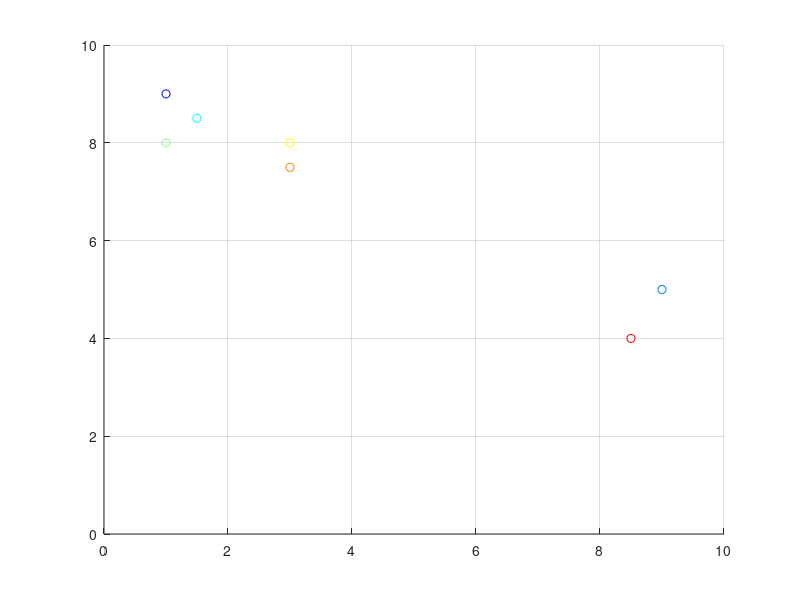
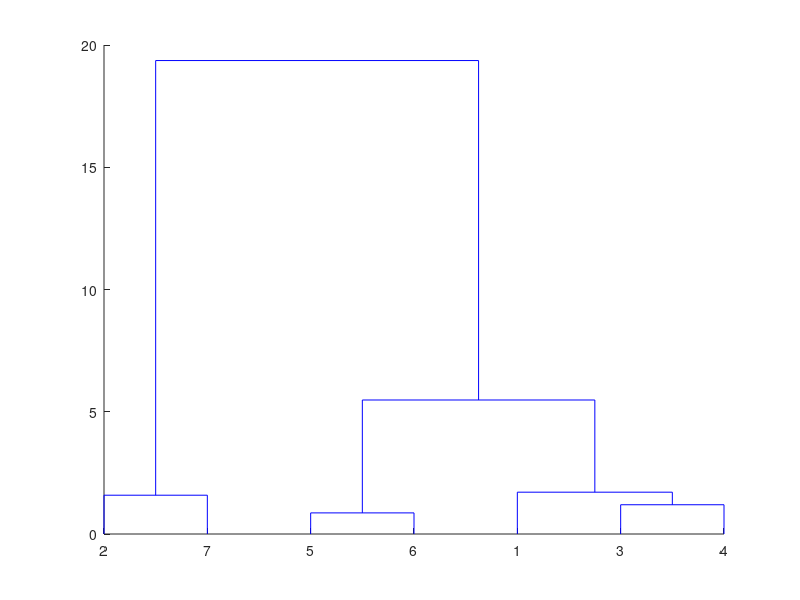
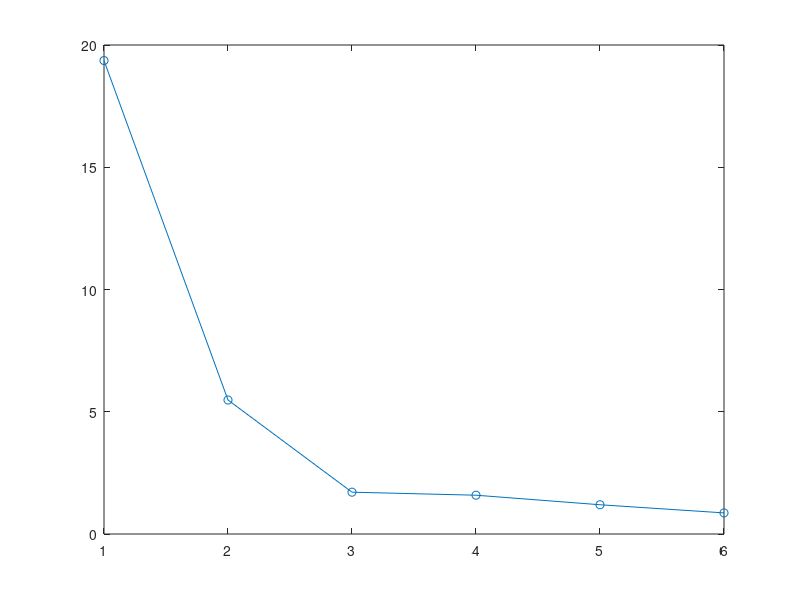

Source code (MATLAB) for these figures, in order:
X=[ 1, 9, 1.5, 1, 3, 3, 8.5;
    9, 5, 8.5, 8, 8, 7.5, 4];



clc
close('all')
[~, N]=size(X);

% get dists matrix
dists = squareform(pdist(X'))

% plot the points
figure; hold on
cmap = jet(N);
for i=1:1:N
    scatter(X(1,i), X(2,i), [], cmap(i,:))
end
xlim([0 10]); ylim([0 10])
grid on
hold off

% cluster
Z=linkage(dists,'complete');
% plot dendrogram from Z
figure
dendrogram(Z);

% elbow plot
figure
plot(1:1:N-1,flip(Z(:,3)'), '-o')